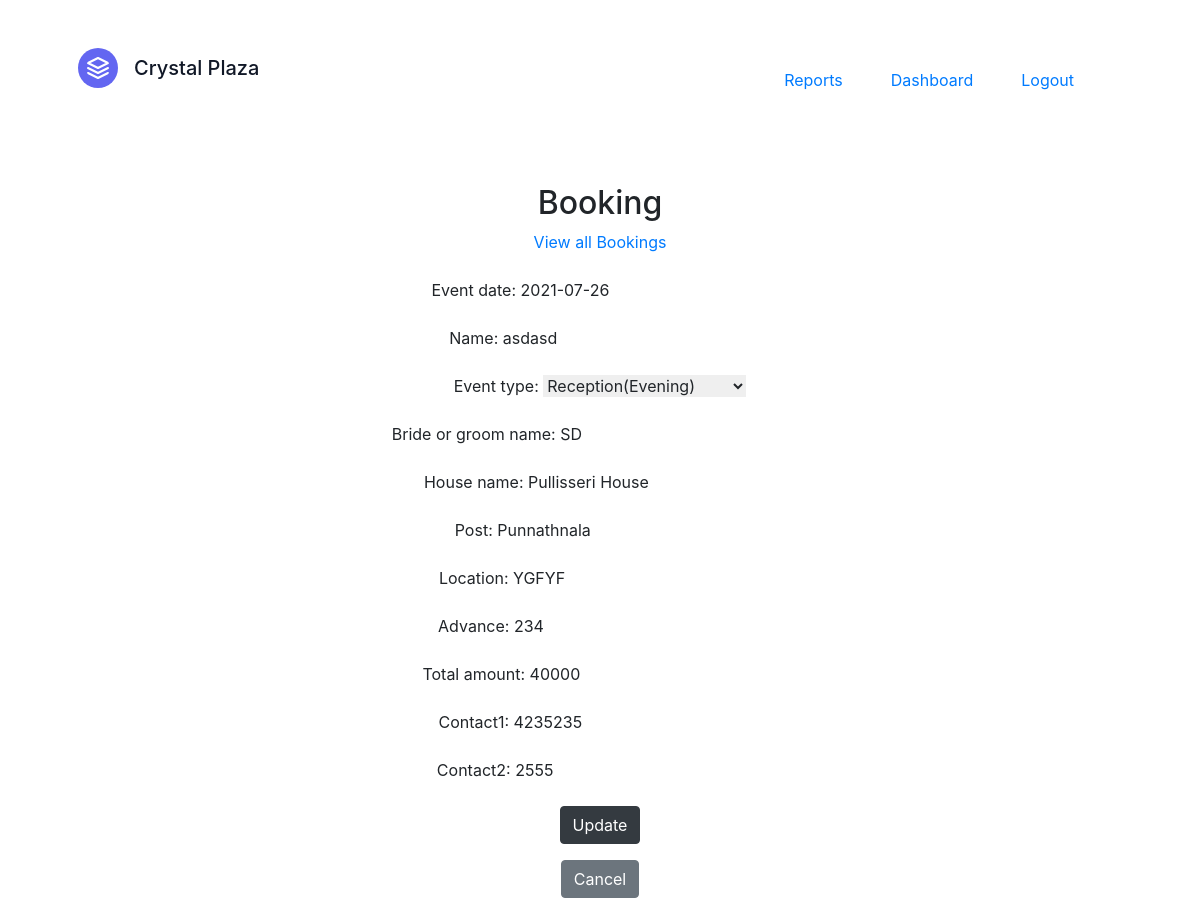
/booking/update/1/ (signed in), run on the app's committed database.
### booking/models.py (models this page shows, shortened)
class BookingData(models.Model):
    event_choices=(('Marriage Function (Day)',"Marriage Function (Day)"),
                   ('Meeting','Meeting'),
                   ('Reception(Evening)','Reception(Evening)'))
    event_date=models.DateField(null=False,blank=False,unique=True)
    name=models.CharField(max_length=255)
    event_type=models.CharField(choices=event_choices,max_length=255)
    bride_or_groom_name=models.CharField(max_length=255,null=True,blank=True)
    house_name=models.CharField(max_length=255)
    post=models.CharField(max_length=255,null=True,blank=True)
    location=models.CharField(max_length=255)
    booking_date=models.DateTimeField(auto_now_add=True)
    last_modified=models.DateTimeField(auto_now=True)
    advance=models.PositiveIntegerField()
    total_amount=models.PositiveIntegerField(default=40000)
    balance=models.PositiveIntegerField(null=True)
    contact1=models.IntegerField()
    contact2=models.IntegerField()
    is_completed=models.BooleanField(default=False)
    kitchen_team=models.CharField(max_length=255,default='Not Provided',null=True,blank=True)
    kitchen_team_license=models.ImageField(upload_to='imgs/',null=True,blank=True)
    class Meta:
        ordering=('event_date',)

### booking/views.py (the view)
# urls.py: path('update/<int:pk>/',views.update,name='update'),
def update(request,pk):
    record=BookingData.objects.get(id=pk)
    form=BookingForm(instance=record)
    if request.method=='POST':
        form=BookingForm(request.POST,instance=record)
        if form.is_valid():
            form.save()
        return redirect('/booking/list/')
    context={
        'form':form,
        'record':record
    }
    return render(request,'booking/update.html',context)

### booking/forms.py
class BookingForm(forms.ModelForm):
    class Meta:
        model=BookingData
        fields=['event_date','name','event_type','bride_or_groom_name','house_name','post','location','advance','total_amount',
        'contact1','contact2']

### booking/templates/booking/update.html (shortened to what this page needs)
<!DOCTYPE html>
<html lang="en">
<head>
    <link href="https://unpkg.com/tailwindcss@^2/dist/tailwind.min.css" rel="stylesheet">
</head>
<body>
    {% extends "booking/base.html" %}
    {% block contain %}
    <header class="text-gray-600 body-font">
        <div class="container mx-auto flex flex-wrap p-5 flex-col md:flex-row items-center">
          <a class="flex title-font font-medium items-center text-gray-900 mb-4 md:mb-0">
            <svg xmlns="http://www.w3.org/2000/svg" fill="none" stroke="currentColor" stroke-linecap="round" stroke-linejoin="round" stroke-width="2" class="w-10 h-10 text-white p-2 bg-indigo-500 rounded-full" viewBox="0 0 24 24">
              <path d="M12 2L2 7l10 5 10-5-10-5zM2 17l10 5 10-5M2 12l10 5 10-5"></path>
            </svg>
            <span class="ml-3 text-xl">Crystal Plaza</span>
          </a>
          <nav class="md:ml-auto flex flex-wrap items-center text-base justify-center">
            <a class="mr-5 hover:text-gray-900" href="{% url 'ledger:allreports' %}">Reports</a>
            <a class="mr-5 hover:text-gray-900" href="{% url 'userdata:dashboard' %}">Dashboard</a>
            {% if user.is_authenticated %}
            <a class="mr-5 hover:text-gray-900" href="{% url 'userdata:logout' %}">Logout</a>
            {% else %}
            <a class="mr-5 hover:text-gray-900" href="{% url 'userdata:login' %}">Login</a>
            {% endif %}
          </nav >
        </div>
      </header>
  {% if user.is_authenticated %}
    <div class="container mt-4">
        <div class="row">
            <div class="col-12">
            <div class="text-center">
                <div class="text-center pb-4">
                <h2>Booking</h2>
                <a href="{% url 'booking:listing_page' %}">View all Bookings</a>
                </div>
                <div align="center">
                <form action="" method="POST">
                    {{form.as_p}}
                    <input type="submit" class="btn btn-dark" value="Update">
                </form>
                <a href="{% url 'booking:detail_view' record.id %}"><button class="btn btn-secondary mt-3">Cancel</button></a>
                </div>
            </div>
            </div>
        </div>
    </div>
{% endif %}
    {% endblock contain %}

### data on the page
BookingData: event_date "2021-07-26", name "asdasd", event_type "Reception(Evening)", bride_or_groom_name "SD", house_name "Pullisseri House", post "Punnathnala", location "YGFYF", advance "234", total_amount "40000", contact1 "4235235", contact2 "2555"
